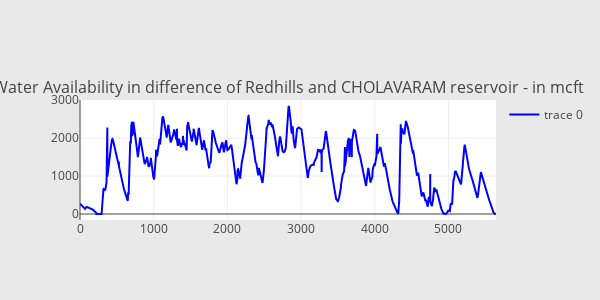

Notebook code for this chart:
### Code cell
scatter_REDHILLS_CHOLAVARAM = go.Scatter(
        x=df.Date.index[::-1],
        y=df.REDHILLS_CHOLAVARAM.values[::-1],
        showlegend=True,
        marker=dict(
            color="blue",
        ),
    )
subtitles = ["Water Availability in difference of Redhills and CHOLAVARAM reservoir - in mcft"]

fig = tools.make_subplots(rows=1, cols=1, vertical_spacing=0.08,
                          subplot_titles=subtitles)
fig.append_trace(scatter_REDHILLS_CHOLAVARAM, 1, 1)
fig['layout'].update(height=300, width=600, paper_bgcolor='rgb(233,233,233)')
py.iplot(fig, filename='res-plots')

### Figure 1 — Plotly figure (JSON) as saved in the notebook; plotly's stock layout.template omitted (floating-point values rounded to 4 significant figures; data arrays with more than 128 entries replaced by an {"elided": "..."} marker saying what was removed)
{"data": [{"marker": {"color": "blue"}, "showlegend": true, "type": "scatter", "uid": "c105989d-1b4b-42c7-af7f-728089774363", "x": {"elided": "5647 int values"}, "xaxis": "x", "y": {"elided": "5647 float values"}, "yaxis": "y"}], "layout": {"annotations": [{"font": {"size": 16}, "showarrow": false, "text": "Water Availability in difference of Redhills and CHOLAVARAM reservoir - in mcft", "x": 0.5, "xanchor": "center", "xref": "paper", "y": 1, "yanchor": "bottom", "yref": "paper"}], "height": 300, "paper_bgcolor": "rgb(233,233,233)", "width": 600, "xaxis": {"anchor": "y", "domain": [0, 1]}, "yaxis": {"anchor": "x", "domain": [0, 1]}}}
